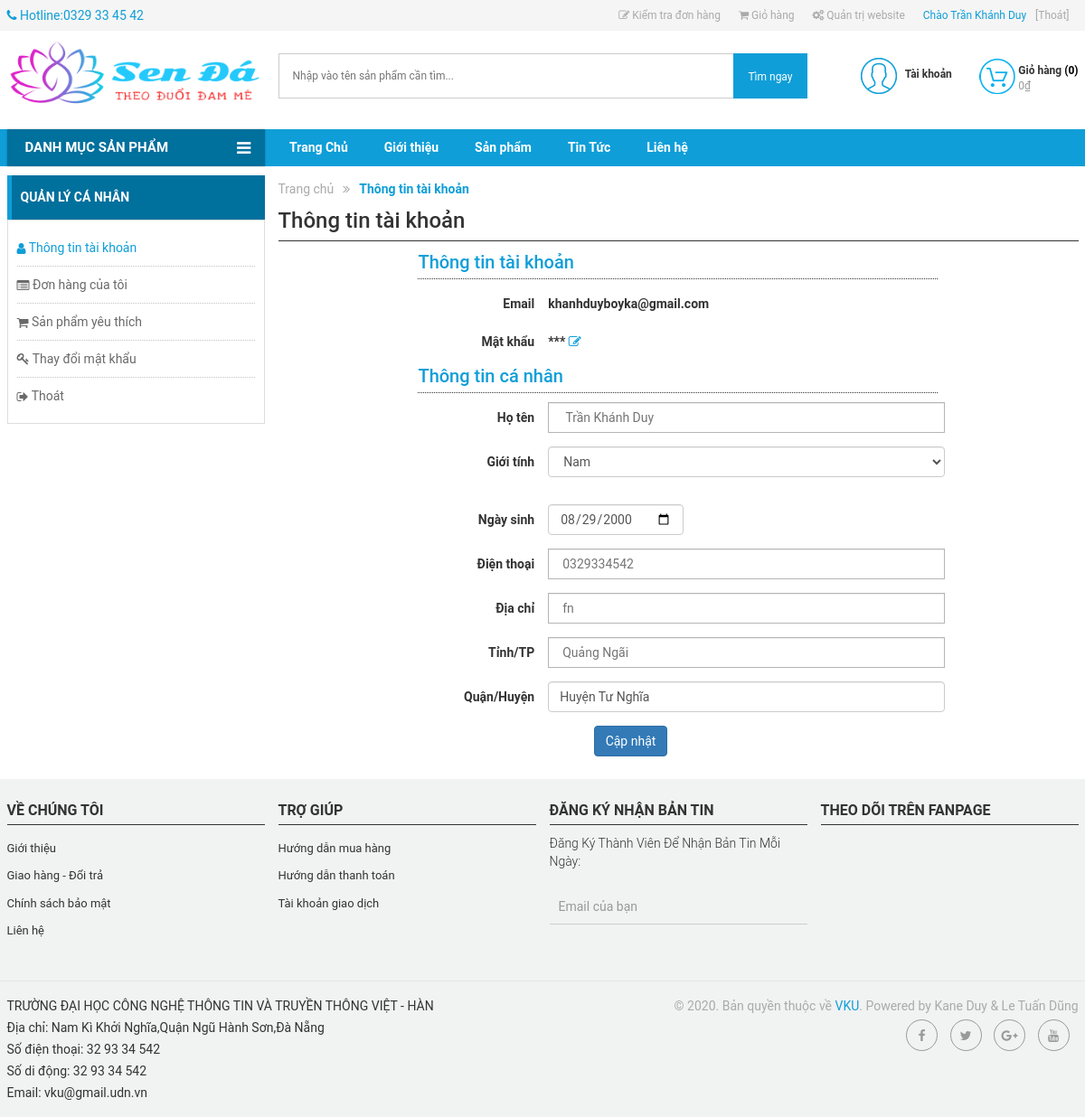
Screenshot of /?act=taikhoan&xuli=account (signed in) with the database file from the repository.
### tables this page shows
CREATE TABLE `logo` (
  `Id` int(11) NOT NULL,
  `image` varchar(255) NOT NULL,
  `width` varchar(255) NOT NULL,
  `height` varchar(255) NOT NULL,
  `TrangThai` int(11) NOT NULL
);

CREATE TABLE `menu` (
  `id` int(11) NOT NULL,
  `TenMenu` varchar(255) NOT NULL,
  `Link` varchar(255) NOT NULL,
  `NoiDung` longtext NOT NULL
);

CREATE TABLE `nguoidung` (
  `MaND` int(11) NOT NULL,
  `avatar` varchar(255) NOT NULL,
  `HoTen` varchar(20) NOT NULL,
  `GioiTinh` varchar(10) NOT NULL,
  `birthday` date NOT NULL,
  `SDT` varchar(20) DEFAULT NULL,
  `Email` varchar(50) NOT NULL,
  `DiaChi` varchar(200) NOT NULL,
  `Tinh` varchar(255) NOT NULL,
  `QuanHuyen` varchar(255) NOT NULL,
  `TaiKhoan` varchar(100) NOT NULL,
  `MatKhau` varchar(100) NOT NULL,
  `MaQuyen` int(11) NOT NULL,
  `TrangThai` int(11) NOT NULL
);

CREATE TABLE `footer` (
  `Id` int(11) NOT NULL,
  `NoiDung` longtext NOT NULL,
  `TrangThai` int(11) NOT NULL
);

### Controllers/LoginController.php (called while the page is built, shortened)
<?php
require_once("Models/login.php");
class LoginController
{
    var $login_model;
    public function __construct()
    {
        $this->login_model = new Login();
    }
    function account()
    {
        $data = $this->login_model->account();
  $data_menu=$this->login_model->menu(0,5);
          $data_logo=$this->login_model->logo();
        require_once('Views/index.php');
    }
    }

### Models/connection.php (called while the page is built, shortened)
<?php
    class connection{
        function __construct()
        {
            $severname ="localhost";
            $username ="root";
            $password ="";
            $db_name ="senda";
            $this->conn = new mysqli($severname,$username,$password,$db_name);
        }
    }
?>

### Models/login.php (called while the page is built, shortened)
<?php
require_once("model.php");
class Login extends Model
{
    var $conn;
    function __construct()
    {
        $conn_obj = new Connection();
        $this->conn = $conn_obj->conn;
    }
    function account()
    {
        $id = $_SESSION['login']['MaND'];
        return $this->conn->query("SELECT * from NguoiDung where MaND = $id")->fetch_assoc();
    }
}

### Models/model.php (called while the page is built, shortened)
<?php
require_once("connection.php");
class model
{
    var $conn;
    function __construct()
    {
        $conn_obj = new connection();
        $this->conn = $conn_obj->conn;
    }
    function danhmuc()
    {
        $query =  "SELECT * from DanhMuc ";
        require("result.php");
        return $data;
    }
    function chitietdanhmuc($id)
    {
        $query =  "SELECT d.TenDM as Ten, l.* FROM danhmuc as d, loaisanpham as l WHERE d.MaDM = l.MaDM and d.MaDM = $id";
        require("result.php");
        return $data;
    }
    function menu($a,$b){
        $query="SELECT * FROM menu limit $a,$b";
         require("result.php");
        return $data;
    }
   function logo(){
     $query =  "SELECT * from logo where TrangThai= 1 ";
        $result = $this->conn->query($query);
        return $result->fetch_assoc();
   }
}

### Models/result.php (called while the page is built, shortened)
<?php
$result = $this->conn->query($query);
$data = array();
while ($row = $result->fetch_assoc()) {
    $data[] = $row;
}
?>

### Views/login/my-account.php (the view, shortened to what this page needs)
<div class="main">
    <div class="container">
        <div class="row">
            <div class="col-md-3">
                <div class="menu-account" >
                    <h3>
                        <span>
                            Quản lý cá nhân
                        </span>
                    </h3>
                    <ul>
                        <li class="active"><a href="?act=taikhoan&xuli=account"><i class="glyphicon fa fa-user"></i> Thông tin tài khoản</a></li>
                        <li><a href="?act=taikhoan&xuli=myorder"><i class="glyphicon fa fa-list-alt"></i> Đơn hàng của tôi</a></li>
                        <li><a href="#"><i class="glyphicon fa fa-shopping-cart"></i> Sản phẩm yêu thích</a></li>
                        <li><a href="?act=taikhoan&xuli=doimk"><i class="fa fa-key"></i> Thay đổi mật khẩu</a></li>
                        <li><a href="javascript:void(0)" ><i class="glyphicon fa fa-sign-out"></i> Thoát</a></li>
                    </ul>
                </div>
            </div>
            <div class="col-md-9">
                <div class="breadcrumb clearfix">
                    <ul>
                        <li  class="home">
                            <a title="Đến trang chủ" href="?act=home" itemprop="url"><span itemprop="title">Trang chủ</span></a>
                        </li>
                        <li class="icon-li"><strong>Thông tin tài khoản</strong> </li>
                    </ul>
                </div>
             <div class="comunication-content clearfix" >
                <h1 class="title"><span>Thông tin tài khoản</span></h1>
                <div class="col-md-8 col-md-offset-2 col-xs-12 col-sm-12 col-xs-offset-0 col-sm-offset-0">
                    <form class="form-horizontal" action="?act=taikhoan&xuli=update_tt" method="post">
                        <h2>Thông tin tài khoản</h2>
                        <div class="form-group">
                            <label   class="col-sm-3 control-label">Email</label>
                            <div class="col-sm-9">
                                <label class="control-label"><?= $data['Email'] ?></label>
                            </div>
                        </div>
                        <div class="form-group">
                            <label  class="col-sm-3 control-label">Mật khẩu</label>
                            <div class="col-sm-9">
                                <label class="control-label" id="pass" ><?= $data['MatKhau'] ?></label>
                                <a href="?act=taikhoan&xuli=doimk"><i class="fa fa-edit"></i></a>
                            </div>
                        </div>
                        <h2>Thông tin cá nhân</h2>
                        <div class="form-group">
                            <label class="col-sm-3 control-label" >Họ tên</label>
                            <div class="col-sm-9">
                                <input type="text" class="form-control" name="HoTen" required value=" <?= $data['HoTen'] ?>" />
                            </div>
                        </div>
                        <div class="form-group">
                            <label class="col-sm-3 control-label" >Giới tính</label>
                            <div class="col-sm-9">
                                <select class="form-control"  name="GioiTinh" title="Giới tính">
                                    <option <?= ($data['GioiTinh'] == 'Nam') ? 'selected=selected' : '' ?> value="Nam"> Nam</option>
                                </select>
                            </div>
                        </div>
                        <div class="form-group form-inline">
                            <label  class="col-sm-3 control-label">Ngày sinh</label>
                            <div class="col-sm-9">
                               <input type="date" name="BirthDay" id="botday" required value="<?= $data['birthday'] ?>"class="form-control">
                           </div>
                       </div>
                       <div class="form-group">
                        <label  class="col-sm-3 control-label">Điện thoại</label>
                        <div class="col-sm-9">
                            <input type="text" class="form-control" name="SDT" required value="<?= $data['SDT'] ?>" />
                        </div>
                    </div>
                    <div class="form-group">
                        <label  class="col-sm-3 control-label">Địa chỉ</label>
                        <div class="col-sm-9">
                            <input type="text" class="form-control" name="DiaChi" required value="<?= $data['DiaChi'] ?>" />
                        </div>
                    </div>
                    <div class="form-group">
                        <label class="col-sm-3 control-label">Tỉnh/TP</label>
                        <div class="col-sm-9">
                         <input type="text" name="Tinh" class="form-control" required value="<?= $data['Tinh'] ?>" >
                     </div>
                 </div>
                 <div class="form-group">
                    <label class="col-sm-3 control-label">Quận/Huyện</label>
                    <div class="col-sm-9">
                        <input class="form-control" name="QuanHuyen" required value="<?= $data['QuanHuyen'] ?>" >
                    </div>
                </div>
                <div class="form-group">
                    <div class="col-sm-offset-4 col-sm-8">
                        <button type="submit" name="updatetk" class="btn btn-primary" value="action">Cập nhật</button>
                    </div>
                </div>
            </form>
        </div>
    </div>
</div>
</div>
</div>
</div>

### Views/header_footer/header.php (shortened to what this page needs)
      <div class="wrapper">
            <div class="header">
                <section class="top-link clearfix">
                    <div class="container">
                        <div class="row">
                            <div class="col-md-12">
                                <ul class="nav navbar-nav topmenu-contact pull-left">
                                    <li><i class="fa fa-phone"></i> <span>Hotline:0329 33 45 42</span></li>
                                </ul>
                                <ul class="nav navbar-nav navbar-right topmenu  hidden-xs hidden-sm">
                                    <?php if(isset($_SESSION['login'])) { ?>
                                     <li class="order-check"><a href="?act=checkorder"><i class="fa fa-pencil-square-o"></i> Kiểm tra đơn hàng</a></li>
                                     <li class="order-cart"><a href="?act=cart"><i class="fa fa-shopping-cart"></i> Giỏ hàng</a></li>
                                     <?php  if(isset($_SESSION['isLogin_Admin']) || isset($_SESSION['isLogin_Nhanvien'])){ ?>
                                     <li class="webmaster"><a href="admin/?mod=login"><i class="fa fa-gears"></i> Quản trị website</a></li>
                                      <?php } ?>
                                     <li class="account-info">
                                        <a href="?act=taikhoan&xuli=account">Chào <?=$_SESSION['login']['HoTen']?> </a>
                                        <a class="account-logout" id="btnLogOff" href="?act=taikhoan&xuli=dangxuat" title="">[Thoát] </a>
                                    </li>
                                <?php }
                                    ?>
                                </ul>
                            </div>
                        </div>
                    </div>
                </section>
<header id="header">
    <div id="header_main">
        <div class="container">
            <div class="row">
                <div class="col-lg-3 col-md-3 col-sm-4 col-xs-8">
                    <h1 class="pull-left">
                        <a href="?act=home" class="logo" title="">
                            <img src="public/image/icon/<?=$data_logo['image']?>" style="width: <?=$data_logo['width']?>;height: <?=$data_logo['height']?>" alt="" title="">
                        </a>
                    </h1>
                </div>
                <div class="col-lg-6 col-md-5 col-sm-4 hidden-xs">
                    <div class="search_box">
                        <div class="search_wrapper">
                            <form action="?act=shop" method="POST">
                            <input type="text" placeholder="Nhập vào tên sản phẩm cần tìm..." name="keyword" class="index_input_search" id="txtsearch"  />
                            <button class="btn_search_submit btn " type="submit" id="btnsearch"><span>Tìm ngay</span></button>
                            </form>
                        </div>
                    </div>
                </div>
                <div class="col-lg-3 col-md-4 col-sm-4 col-xs-12">
                    <div class="cart_header">
                        <a href="?act=cart" title="Giỏ hàng">
                            <?php
                           $numberCart=0;
                            $thanhtien = 0;
                        ?>
                            <span class="cart_header_icon"></span>
                            <span class="box_text">
                                <strong class="cart_header_count">Giỏ hàng <span>(<span id="numberCart"><?=$numberCart?></span>)</span></strong>
                                <span class="cart_price"><?=number_format($thanhtien)?>₫</span>
                            </span>
                        </a>
                    </div>
                    <div class="user_login">
                        <div class="user_login_icon"></div>
                        <div class="box_text">
                            <strong>Tài khoản</strong>
                        </div>
                    </div>
                </div>
            </div>
        </div>
    </div>
</header>
    <nav class="navbar-main">
        <div id="mb_mainnav">
            <div class="container">
                <div class="row">
                    <div class="col-md-3 col-sm-12 col-xs-12 vertical_menu">
                        <div id="mb_verticle_menu" class="menu-quick-select">
                            <div class="title_block">
                                <span>Danh mục sản phẩm</span>
                            </div>
                    </div>
                </div>
                <nav class="col-md-9 col-sm-12 col-xs-12 p-l-0">
                    <ul class='menu nav navbar-nav menu_hori'>
                    <?php foreach ($data_menu as $value) { ?>
                            <li class="level0"><a class='' href='<?=$value['Link']?>'><span><?=$value['TenMenu']?></span></a></li>
                        <?php } ?>
                    </ul class='menu nav navbar-nav menu_hori'>
                </nav>
            </div>
        </div>
    </div>
</nav>
</div>

### rows the page displays
logo: image (picture)
menu: TenMenu "Trang Chủ"
menu: TenMenu "Giới thiệu"
menu: TenMenu "Sản phẩm"
menu: TenMenu "Tin Tức"
menu: TenMenu "Liên hệ"
nguoidung: Email "khanhduyboyka@gmail.com", HoTen "Trần Khánh Duy", GioiTinh "Nam", BirthDay "08/29/2000", SDT "0329334542", DiaChi "fn", Tinh "Quảng Ngãi", QuanHuyen "Huyện Tư Nghĩa"

### other values shown
$_SESSION['login']['HoTen'] "Trần Khánh Duy"
$numberCart "0"
$thanhtien "0"
